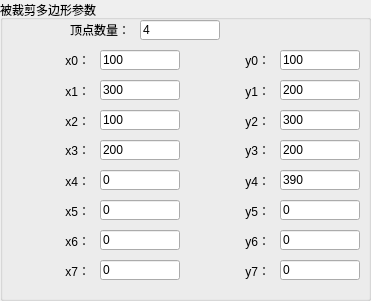
    <widget class="QGroupBox" name="groupBox_2">
     <property name="geometry">
      <rect>
       <x>20</x>
       <y>20</y>
       <width>371</width>
       <height>301</height>
      </rect>
     </property>
     <property name="title">
      <string>被裁剪多边形参数</string>
     </property>
     <widget class="QLabel" name="label_py4">
      <property name="geometry">
       <rect>
        <x>190</x>
        <y>170</y>
        <width>80</width>
        <height>21</height>
       </rect>
      </property>
      <property name="layoutDirection">
       <enum>Qt::RightToLeft</enum>
      </property>
      <property name="text">
       <string>y4：</string>
      </property>
      <property name="alignment">
       <set>Qt::AlignRight|Qt::AlignTrailing|Qt::AlignVCenter</set>
      </property>
     </widget>
     <widget class="QLabel" name="label_py3">
      <property name="geometry">
       <rect>
        <x>190</x>
        <y>140</y>
        <width>80</width>
        <height>20</height>
       </rect>
      </property>
      <property name="layoutDirection">
       <enum>Qt::RightToLeft</enum>
      </property>
      <property name="text">
       <string>y3：</string>
      </property>
      <property name="alignment">
       <set>Qt::AlignRight|Qt::AlignTrailing|Qt::AlignVCenter</set>
      </property>
     </widget>
     <widget class="QLineEdit" name="lineEdit_px2">
      <property name="geometry">
       <rect>
        <x>100</x>
        <y>110</y>
        <width>80</width>
        <height>20</height>
       </rect>
      </property>
      <property name="text">
       <string>100</string>
      </property>
     </widget>
     <widget class="QLabel" name="label_px2">
      <property name="geometry">
       <rect>
        <x>10</x>
        <y>110</y>
        <width>80</width>
        <height>21</height>
       </rect>
      </property>
      <property name="layoutDirection">
       <enum>Qt::RightToLeft</enum>
      </property>
      <property name="text">
       <string>x2：</string>
      </property>
      <property name="alignment">
       <set>Qt::AlignRight|Qt::AlignTrailing|Qt::AlignVCenter</set>
      </property>
     </widget>
     <widget class="QLineEdit" name="lineEdit_px6">
      <property name="geometry">
       <rect>
        <x>100</x>
        <y>230</y>
        <width>80</width>
        <height>20</height>
       </rect>
      </property>
      <property name="text">
       <string>0</string>
      </property>
     </widget>
     <widget class="QLabel" name="label_py7">
      <property name="geometry">
       <rect>
        <x>190</x>
        <y>260</y>
        <width>80</width>
        <height>21</height>
       </rect>
      </property>
      <property name="layoutDirection">
       <enum>Qt::RightToLeft</enum>
      </property>
      <property name="text">
       <string>y7：</string>
      </property>
      <property name="alignment">
       <set>Qt::AlignRight|Qt::AlignTrailing|Qt::AlignVCenter</set>
      </property>
     </widget>
     <widget class="QLabel" name="label_px1">
      <property name="geometry">
       <rect>
        <x>10</x>
        <y>80</y>
        <width>80</width>
        <height>21</height>
       </rect>
      </property>
      <property name="layoutDirection">
       <enum>Qt::RightToLeft</enum>
      </property>
      <property name="text">
       <string>x1：</string>
      </property>
      <property name="alignment">
       <set>Qt::AlignRight|Qt::AlignTrailing|Qt::AlignVCenter</set>
      </property>
     </widget>
     <widget class="QLabel" name="label_py2">
      <property name="geometry">
       <rect>
        <x>190</x>
        <y>110</y>
        <width>80</width>
        <height>21</height>
       </rect>
      </property>
      <property name="layoutDirection">
       <enum>Qt::RightToLeft</enum>
      </property>
      <property name="text">
       <string>y2：</string>
      </property>
      <property name="alignment">
       <set>Qt::AlignRight|Qt::AlignTrailing|Qt::AlignVCenter</set>
      </property>
     </widget>
     <widget class="QLineEdit" name="lineEdit_px0">
      <property name="geometry">
       <rect>
        <x>100</x>
        <y>50</y>
        <width>80</width>
        <height>20</height>
       </rect>
      </property>
      <property name="text">
       <string>100</string>
      </property>
     </widget>
     <widget class="QLineEdit" name="lineEdit_py5">
      <property name="geometry">
       <rect>
        <x>280</x>
        <y>200</y>
        <width>80</width>
        <height>20</height>
       </rect>
      </property>
      <property name="text">
       <string>0</string>
      </property>
     </widget>
     <widget class="QLabel" name="label_px4">
      <property name="geometry">
       <rect>
        <x>10</x>
        <y>170</y>
        <width>80</width>
        <height>21</height>
       </rect>
      </property>
      <property name="layoutDirection">
       <enum>Qt::RightToLeft</enum>
      </property>
      <property name="text">
       <string>x4：</string>
      </property>
      <property name="alignment">
       <set>Qt::AlignRight|Qt::AlignTrailing|Qt::AlignVCenter</set>
      </property>
     </widget>
     <widget class="QLineEdit" name="lineEdit_py0">
      <property name="geometry">
       <rect>
        <x>280</x>
        <y>50</y>
        <width>80</width>
        <height>20</height>
       </rect>
      </property>
      <property name="text">
       <string>100</string>
      </property>
     </widget>
     <widget class="QLabel" name="label_px0">
      <property name="geometry">
       <rect>
        <x>10</x>
        <y>50</y>
        <width>80</width>
        <height>20</height>
       </rect>
      </property>
      <property name="layoutDirection">
       <enum>Qt::RightToLeft</enum>
      </property>
      <property name="text">
       <string>x0：</string>
      </property>
      <property name="alignment">
       <set>Qt::AlignRight|Qt::AlignTrailing|Qt::AlignVCenter</set>
      </property>
     </widget>
     <widget class="QLabel" name="label_px6">
      <property name="geometry">
       <rect>
        <x>10</x>
        <y>230</y>
        <width>80</width>
        <height>21</height>
       </rect>
      </property>
      <property name="layoutDirection">
       <enum>Qt::RightToLeft</enum>
      </property>
      <property name="text">
       <string>x6：</string>
      </property>
      <property name="alignment">
       <set>Qt::AlignRight|Qt::AlignTrailing|Qt::AlignVCenter</set>
      </property>
     </widget>
     <widget class="QLineEdit" name="lineEdit_py4">
      <property name="geometry">
       <rect>
        <x>280</x>
        <y>170</y>
        <width>80</width>
        <height>20</height>
       </rect>
      </property>
      <property name="text">
       <string>390</string>
      </property>
     </widget>
     <widget class="QLabel" name="label_py1">
      <property name="geometry">
       <rect>
        <x>190</x>
        <y>80</y>
        <width>80</width>
        <height>21</height>
       </rect>
      </property>
      <property name="layoutDirection">
       <enum>Qt::RightToLeft</enum>
      </property>
      <property name="text">
       <string>y1：</string>
      </property>
      <property name="alignment">
       <set>Qt::AlignRight|Qt::AlignTrailing|Qt::AlignVCenter</set>
      </property>
     </widget>
     <widget class="QLabel" name="label_py0">
      <property name="geometry">
       <rect>
        <x>190</x>
        <y>50</y>
        <width>80</width>
        <height>20</height>
       </rect>
      </property>
      <property name="layoutDirection">
       <enum>Qt::RightToLeft</enum>
      </property>
      <property name="text">
       <string>y0：</string>
      </property>
      <property name="alignment">
       <set>Qt::AlignRight|Qt::AlignTrailing|Qt::AlignVCenter</set>
      </property>
     </widget>
     <widget class="QLineEdit" name="lineEdit_px7">
      <property name="geometry">
       <rect>
        <x>100</x>
        <y>260</y>
        <width>80</width>
        <height>20</height>
       </rect>
      </property>
      <property name="text">
       <string>0</string>
      </property>
     </widget>
     <widget class="QLineEdit" name="lineEdit_px3">
      <property name="geometry">
       <rect>
        <x>100</x>
        <y>140</y>
        <width>80</width>
        <height>20</height>
       </rect>
      </property>
      <property name="text">
       <string>200</string>
      </property>
     </widget>
     <widget class="QLineEdit" name="lineEdit_py1">
      <property name="geometry">
       <rect>
        <x>280</x>
        <y>80</y>
        <width>80</width>
        <height>20</height>
       </rect>
      </property>
      <property name="text">
       <string>200</string>
      </property>
     </widget>
     <widget class="QLabel" name="label_px5">
      <property name="geometry">
       <rect>
        <x>10</x>
        <y>200</y>
        <width>80</width>
        <height>21</height>
       </rect>
      </property>
      <property name="layoutDirection">
       <enum>Qt::RightToLeft</enum>
      </property>
      <property name="text">
       <string>x5：</string>
      </property>
      <property name="alignment">
       <set>Qt::AlignRight|Qt::AlignTrailing|Qt::AlignVCenter</set>
      </property>
     </widget>
     <widget class="QLineEdit" name="lineEdit_py7">
      <property name="geometry">
       <rect>
        <x>280</x>
        <y>260</y>
        <width>80</width>
        <height>20</height>
       </rect>
      </property>
      <property name="text">
       <string>0</string>
      </property>
     </widget>
     <widget class="QLineEdit" name="lineEdit_px1">
      <property name="geometry">
       <rect>
        <x>100</x>
        <y>80</y>
        <width>80</width>
        <height>20</height>
       </rect>
      </property>
      <property name="text">
       <string>300</string>
      </property>
     </widget>
     <widget class="QLineEdit" name="lineEdit_px4">
      <property name="geometry">
       <rect>
        <x>100</x>
        <y>170</y>
        <width>80</width>
        <height>20</height>
       </rect>
      </property>
      <property name="text">
       <string>0</string>
      </property>
     </widget>
     <widget class="QLineEdit" name="lineEdit_py2">
      <property name="geometry">
       <rect>
        <x>280</x>
        <y>110</y>
        <width>80</width>
        <height>20</height>
       </rect>
      </property>
      <property name="text">
       <string>300</string>
      </property>
     </widget>
     <widget class="QLineEdit" name="lineEdit_py6">
      <property name="geometry">
       <rect>
        <x>280</x>
        <y>230</y>
        <width>80</width>
        <height>20</height>
       </rect>
      </property>
      <property name="text">
       <string>0</string>
      </property>
     </widget>
     <widget class="QLabel" name="label_py5">
      <property name="geometry">
       <rect>
        <x>190</x>
        <y>200</y>
        <width>80</width>
        <height>21</height>
       </rect>
      </property>
      <property name="layoutDirection">
       <enum>Qt::RightToLeft</enum>
      </property>
      <property name="text">
       <string>y5：</string>
      </property>
      <property name="alignment">
       <set>Qt::AlignRight|Qt::AlignTrailing|Qt::AlignVCenter</set>
      </property>
     </widget>
     <widget class="QLabel" name="label_px7">
      <property name="geometry">
       <rect>
        <x>10</x>
        <y>260</y>
        <width>80</width>
        <height>21</height>
       </rect>
      </property>
      <property name="layoutDirection">
       <enum>Qt::RightToLeft</enum>
      </property>
      <property name="text">
       <string>x7：</string>
      </property>
      <property name="alignment">
       <set>Qt::AlignRight|Qt::AlignTrailing|Qt::AlignVCenter</set>
      </property>
     </widget>
     <widget class="QLabel" name="label_px3">
      <property name="geometry">
       <rect>
        <x>10</x>
        <y>140</y>
        <width>80</width>
        <height>20</height>
       </rect>
      </property>
      <property name="layoutDirection">
       <enum>Qt::RightToLeft</enum>
      </property>
      <property name="text">
       <string>x3：</string>
      </property>
      <property name="alignment">
       <set>Qt::AlignRight|Qt::AlignTrailing|Qt::AlignVCenter</set>
      </property>
     </widget>
     <widget class="QLabel" name="label_py6">
      <property name="geometry">
       <rect>
        <x>190</x>
        <y>230</y>
        <width>80</width>
        <height>21</height>
       </rect>
      </property>
      <property name="layoutDirection">
       <enum>Qt::RightToLeft</enum>
      </property>
      <property name="text">
       <string>y6：</string>
      </property>
      <property name="alignment">
       <set>Qt::AlignRight|Qt::AlignTrailing|Qt::AlignVCenter</set>
      </property>
     </widget>
     <widget class="QLineEdit" name="lineEdit_py3">
      <property name="geometry">
       <rect>
        <x>280</x>
        <y>140</y>
        <width>80</width>
        <height>20</height>
       </rect>
      </property>
      <property name="text">
       <string>200</string>
      </property>
     </widget>
     <widget class="QLineEdit" name="lineEdit_px5">
      <property name="geometry">
       <rect>
        <x>100</x>
        <y>200</y>
        <width>80</width>
        <height>20</height>
       </rect>
      </property>
      <property name="text">
       <string>0</string>
      </property>
     </widget>
     <widget class="QLineEdit" name="lineEdit_pn">
      <property name="geometry">
       <rect>
        <x>140</x>
        <y>20</y>
        <width>80</width>
        <height>20</height>
       </rect>
      </property>
      <property name="text">
       <string>4</string>
      </property>
     </widget>
     <widget class="QLabel" name="label_pn">
      <property name="geometry">
       <rect>
        <x>50</x>
        <y>20</y>
        <width>80</width>
        <height>20</height>
       </rect>
      </property>
      <property name="layoutDirection">
       <enum>Qt::RightToLeft</enum>
      </property>
      <property name="text">
       <string>顶点数量：</string>
      </property>
      <property name="alignment">
       <set>Qt::AlignRight|Qt::AlignTrailing|Qt::AlignVCenter</set>
      </property>
     </widget>
    </widget>
